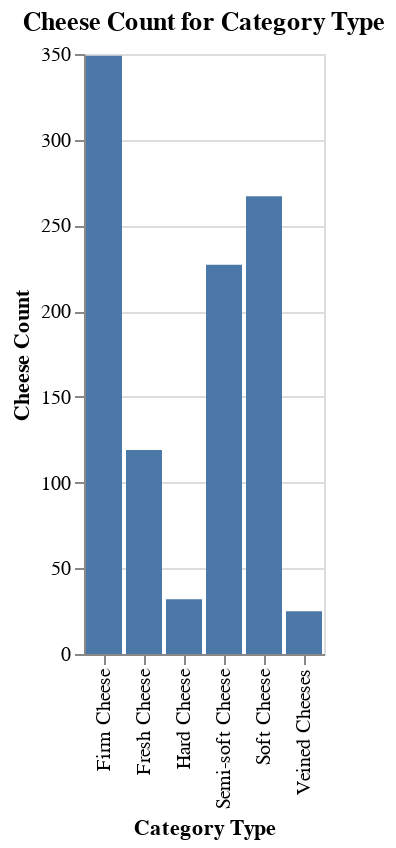

This figure's notebook cell:
### Markdown cell above
The "Cheese Count for Organic" shows a heavily skewed distribution towards "0," which is the **inorganic** category, and, despite the realistic nature of the data itself, such an over-abundance of examples can potentially create class imbalance within our models; therefore, a balanced-class-weight might be helpful in resolving this potential problem during our training phase of the models.

### Code cell
# use groupby and count function to tally up how many cheese are categorized in each distinct value
cheese_groupby_category = cheese.groupby(by='CategoryTypeEn').count().reset_index()
cheese_groupby_category

# the plot function itself with "Fat Level" as X, and "CheeseName" as Y
cheese_category_barchart = alt.Chart(cheese_groupby_category).mark_bar().encode(alt.X('CategoryTypeEn:N', title='Category Type'),
                                                                                alt.Y('ManufacturingTypeEn:Q', title='Cheese Count')
                                                                                ).properties(title='Cheese Count for Category Type')
cheese_category_barchart

### Figure 1 — Vega-Lite specification as saved in the notebook (floating-point values rounded to 4 significant figures)
{"config": {"view": {"continuousWidth": 400, "continuousHeight": 300}}, "data": {"name": "data-722930b88a2392b2b474e45bf1dd4262"}, "mark": "bar", "encoding": {"x": {"type": "nominal", "field": "CategoryTypeEn", "title": "Category Type"}, "y": {"type": "quantitative", "field": "ManufacturingTypeEn", "title": "Cheese Count"}}, "title": "Cheese Count for Category Type", "$schema": "https://vega.github.io/schema/vega-lite/v4.8.1.json", "datasets": {"data-722930b88a2392b2b474e45bf1dd4262": [{"CategoryTypeEn": "Firm Cheese", "ManufacturerProvCode": 349, "ManufacturingTypeEn": 349, "MoisturePercent": 344, "Organic": 349, "MilkTypeEn": 349, "MilkTreatmentTypeEn": 332, "FatLevel": 349}, {"CategoryTypeEn": "Fresh Cheese", "ManufacturerProvCode": 119, "ManufacturingTypeEn": 119, "MoisturePercent": 116, "Organic": 119, "MilkTypeEn": 119, "MilkTreatmentTypeEn": 112, "FatLevel": 119}, {"CategoryTypeEn": "Hard Cheese", "ManufacturerProvCode": 32, "ManufacturingTypeEn": 32, "MoisturePercent": 31, "Organic": 32, "MilkTypeEn": 32, "MilkTreatmentTypeEn": 24, "FatLevel": 32}, {"CategoryTypeEn": "Semi-soft Cheese", "ManufacturerProvCode": 227, "ManufacturingTypeEn": 227, "MoisturePercent": 226, "Organic": 227, "MilkTypeEn": 227, "MilkTreatmentTypeEn": 225, "FatLevel": 227}, {"CategoryTypeEn": "Soft Cheese", "ManufacturerProvCode": 267, "ManufacturingTypeEn": 267, "MoisturePercent": 263, "Organic": 267, "MilkTypeEn": 267, "MilkTreatmentTypeEn": 253, "FatLevel": 267}, {"CategoryTypeEn": "Veined Cheeses", "ManufacturerProvCode": 25, "ManufacturingTypeEn": 25, "MoisturePercent": 25, "Organic": 25, "MilkTypeEn": 25, "MilkTreatmentTypeEn": 24, "FatLevel": 25}]}}
